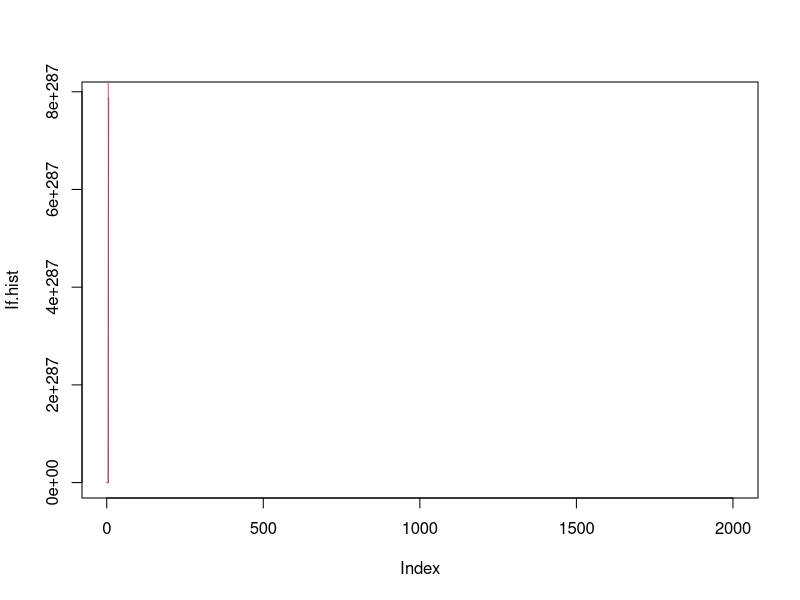
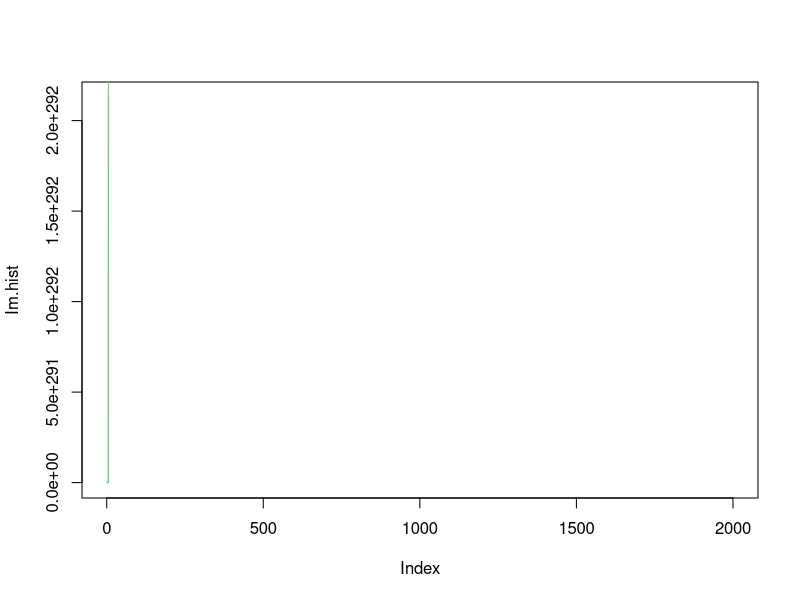
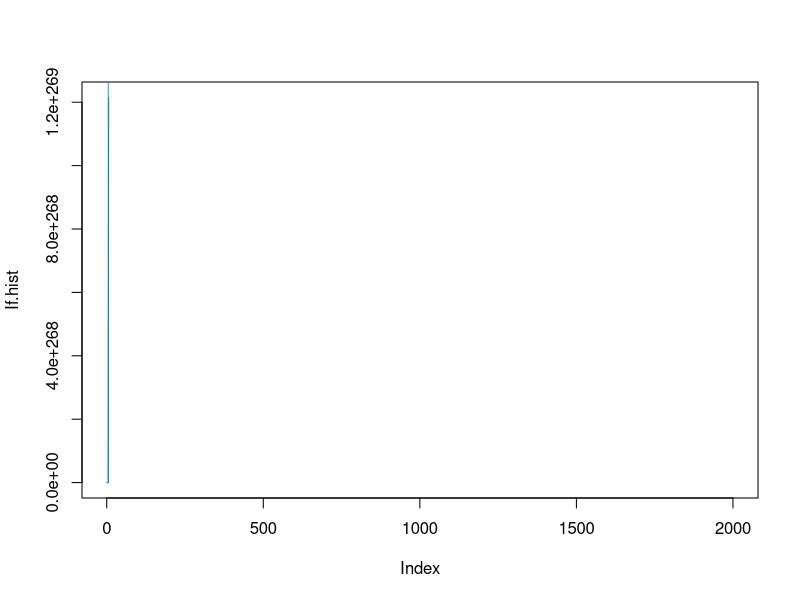
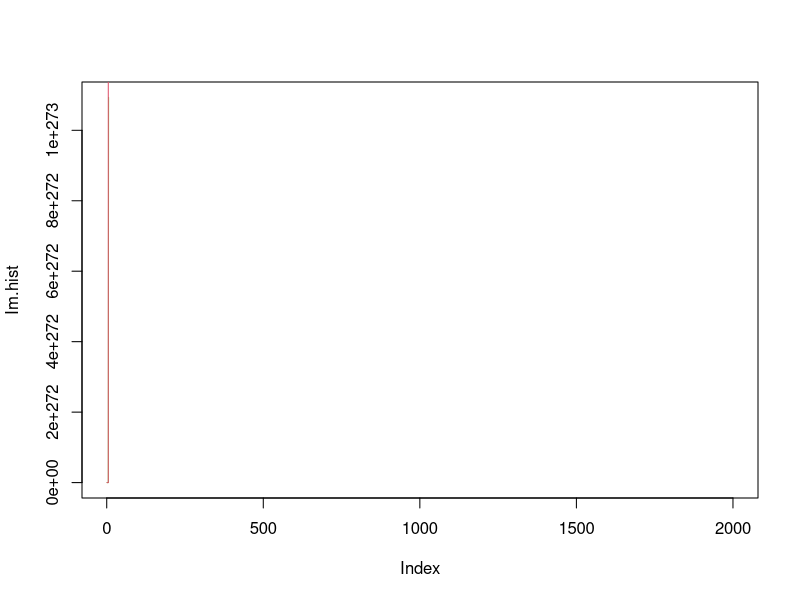

Generate these figures, in order, with R:
Sm<-14000
Sf<-9000
Im<-1000
If<-1000
Gm<-0.05
Gf<-0.007
Am<-0.000006  #,0.000002)
Am2<-0.000002
Af<-0.0000009
Sm.hist<-c()
Im.hist<-c()
#Gm.hist<-c()
Sf.hist<-c()
If.hist<-c()
#Gf.hist<-c()
#day<-1:2000
#for (val in Am) {

for (day in 1:2000) {
	Sm.hist[day]<-Sm
	Im.hist[day]<-Im
	#Gm.hist[day]<-Gm
	Sf.hist[day]<-Sf
        If.hist[day]<-If
        #Gm.hist[day]<-Gf
        # You need to add next three lines from notes
	delta.Sm <- Gm*(Im-Am)*Sm*If #(-alpha*S*I)
	delta.Im <- Am*Sm*(If-Gm)*Im #alpha*S*I-gamma*I
        delta.Sf <- Gf*(If-Af)*Sf*Im
        delta.If <- Af*Sf*(Im-Gf)*If
	#delta.R <- gamma*I
	Sm<-Sm+delta.Sm
	Im<-Im+delta.Im
        Sf<-Sf+delta.Sf
        If<-If+delta.If
	#R<-R+delta.R
	# Ensure S,I,R > 0
	Sm<-max(Sm,0) 
	Im<-max(Im,0)
        Sf<-max(Sf,0)
        If<-max(If,0)
}
png("plot1.png")   
plot(If.hist, type="l")
lines(Sf.hist,  col=2)
#lines(Gf.hist, col=3, ylim=c(NA,3), xlim=c(NA,3) )
plot(Im.hist, type="l", col=5)
lines(Sm.hist,  col=3)
#lines(If.hist,  col=2)
dev.off()


Sm<-14000
Sf<-9000
Im<-1000
If<-1000
Gm<-0.05
Gf<-0.007
Am2<-0.000002
Af<-0.0000009
for (day1 in 1:2000) {
        Sm.hist[day1]<-Sm
        Im.hist[day1]<-Im
        #Gm.hist[day1]<-Gm
        Sf.hist[day1]<-Sf
        If.hist[day1]<-If
        #Gm.hist[day]<-Gf
        # You need to add next three lines from notes
        delta.Sm <- Gm*(Im-Am2)*Sm*If #(-alpha*S*I)
        delta.Im <- Am2*Sm*(If-Gm)*Im #alpha*S*I-gamma*I
        delta.Sf <- Gf*(If-Af)*Sf*Im
        delta.If <- Af*Sf*(Im-Gf)*If
        #delta.R <- gamma*I
        Sm<-Sm+delta.Sm
        Im<-Im+delta.Im
        Sf<-Sf+delta.Sf
        If<-If+delta.If
        #R<-R+delta.R
        # Ensure S,I,R > 0
        Sm<-max(Sm,0)
        Im<-max(Im,0)
        Sf<-max(Sf,0)
        If<-max(If,0)
}
png("plot2.png") 
plot(If.hist, type="l")
#lines(If.hist, col=4)
#lines(Gf.hist, col=3, ylim=c(NA,3), xlim=c(NA,3) )
lines(Sf.hist, col=4)
plot(Im.hist, type="l",  col=3)
lines(Sm.hist,  col=2)
#lines(Gm.hist, col=3, ylim=c(NA,3), xlim=c(NA,3))
dev.off()
